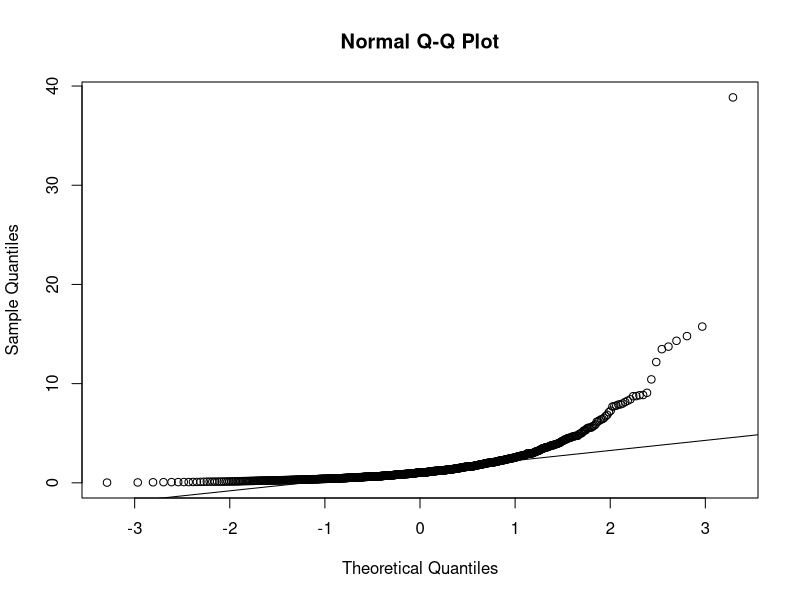
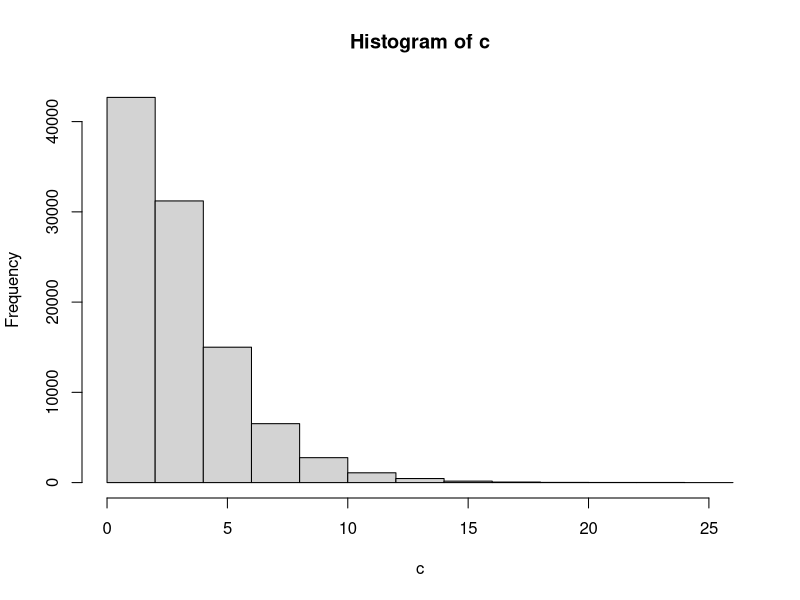
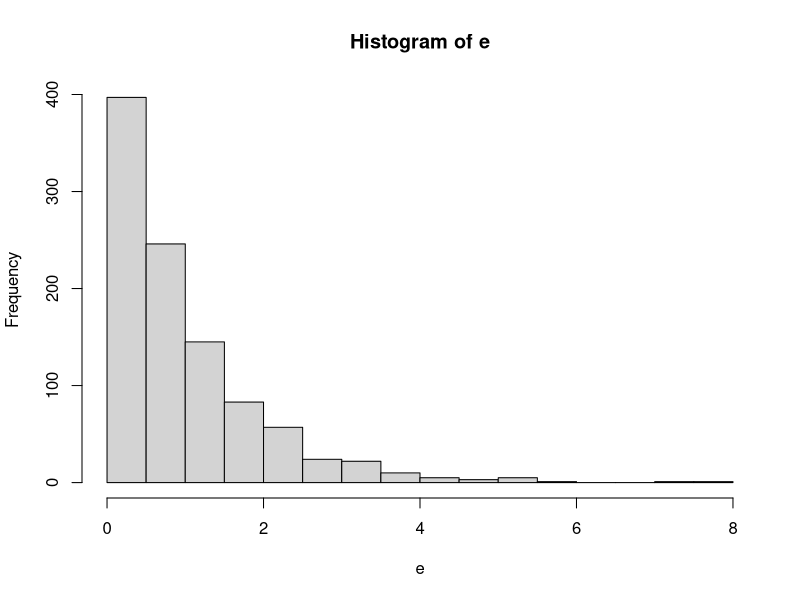
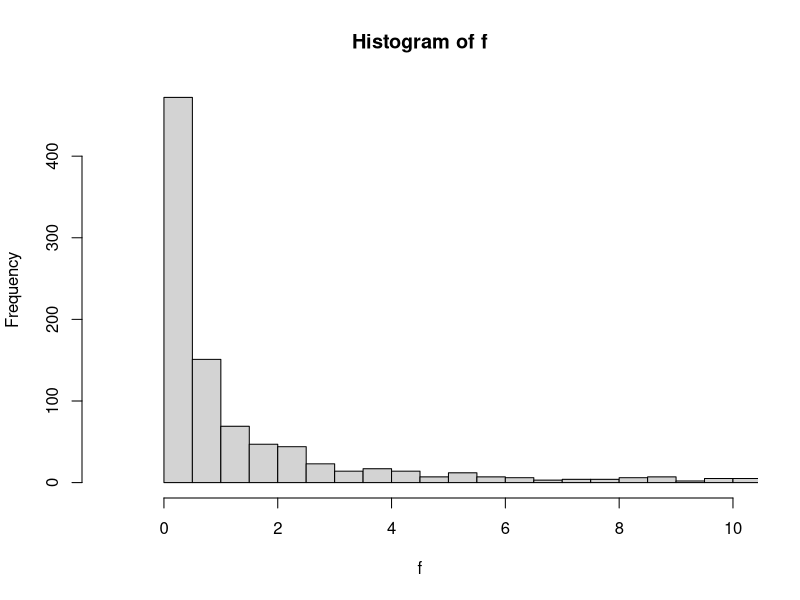
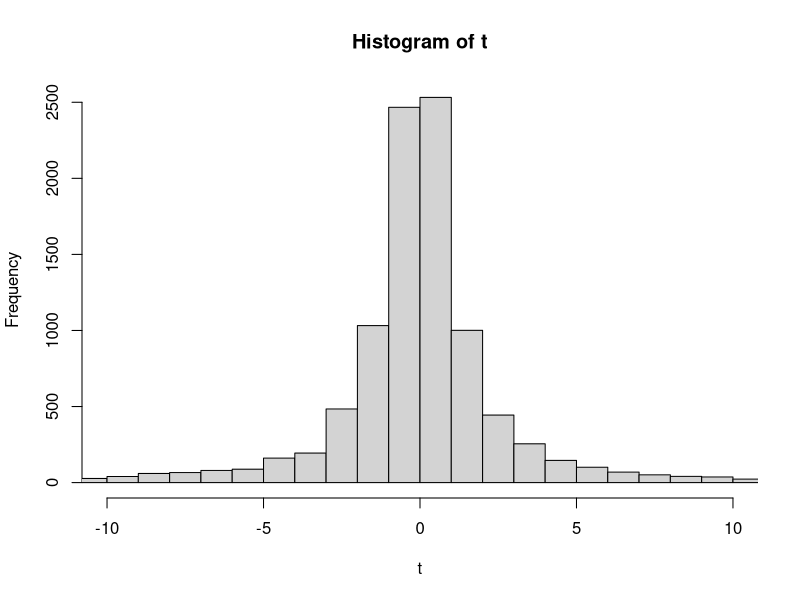
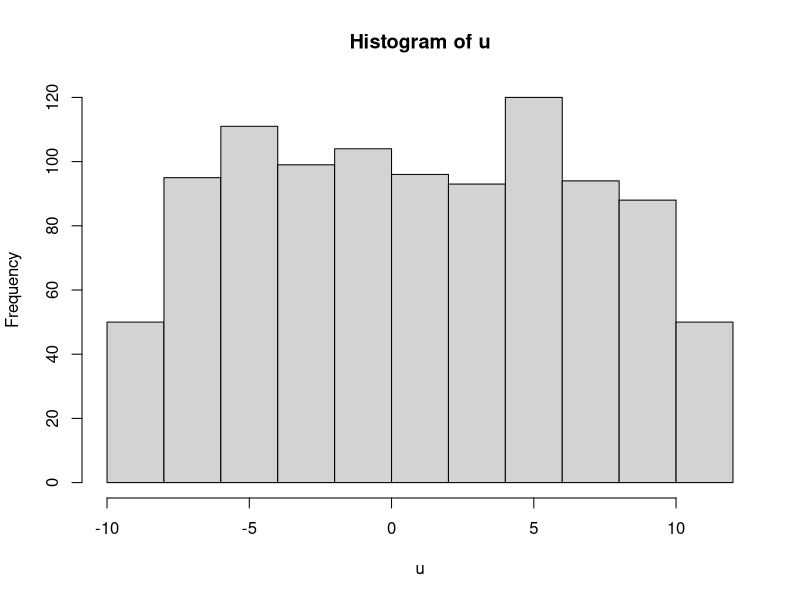

These charts were generated, in order, by the following R code:
# Simulate log-normal distribution
l <- rlnorm(1000,mean=0, sd=1)
qqnorm(l)
qqline(l)

# Chi squared
c <- rchisq(100000,df=3)
hist(c)


# Exponential
e <- rexp(1000, rate=1)
hist(e)


# F distribution
f <- rf(1000, df1=1, df2=2)
hist(f, xlim =c(-1,10), breaks=1000)


# t distribution
t <- rt(10000, df=1)
hist(t, xlim =c(-10,10), breaks=10000)


# Uniform distribution
u <- runif(1000, min=-9,max=11)
hist(u)
